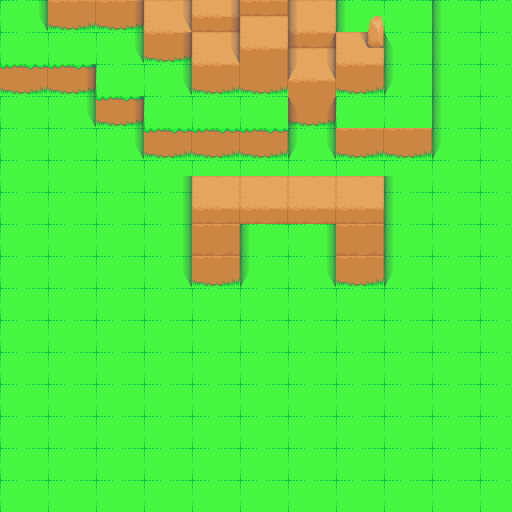

This game map was drawn from its Tiled (.tmx) file and the tilesets committed beside it. A one-line description and the trimmed map source follow:
An orthogonal 32x32 tile map with 16x16 px tiles, 3 tile layers (Tile Layer 1, Tile Layer 2, Tile Layer 3).

<map version="1.4" tiledversion="1.4.2" orientation="orthogonal" renderorder="right-down" width="32" height="32" tilewidth="16" tileheight="16" infinite="0" nextlayerid="8" nextobjectid="1">
 <tileset firstgid="1" source="tiles.tsx" />
 <layer id="5" name="Tile Layer 1" width="32" height="32">
  <data>[1024 cells, 1024 non-empty, 24 distinct tile ids]</data>
 </layer>
 <layer id="6" name="Tile Layer 2" width="32" height="32">
  <data>[1024 cells, 83 non-empty, 20 distinct tile ids]</data>
 </layer>
 <layer id="7" name="Tile Layer 3" width="32" height="32">
  <data>[1024 cells, 91 non-empty, 8 distinct tile ids]</data>
 </layer>
</map>
